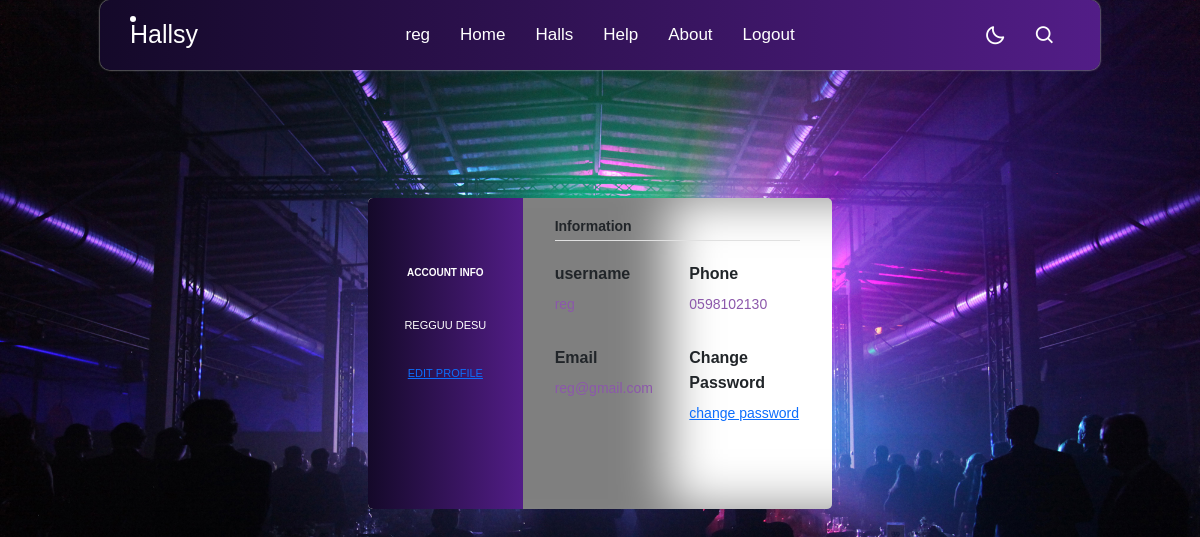
The app's page /profile (signed in) with its own data.
### login_app/models.py (models this page shows)
class User(models.Model):
    username = models.CharField(max_length=45)
    first_name = models.CharField(max_length=45)
    last_name = models.CharField(max_length=45)
    email = models.EmailField(max_length=254)
    password = models.CharField(max_length=255)
    phone = models.CharField(max_length=10, default=0000000000)
    created_at = models.DateTimeField(auto_now_add=True)
    updated_at = models.DateTimeField(auto_now=True)
    objects = Validator()

### halls_app/views.py (the view)
# urls.py: path('profile', views.profile),
def profile(request):
    context = {
        "user": models.get_user_session(request),
    }
    return render(request, 'user/profile.html', context)

### halls_app/models.py (called while the page is built)
def get_user_session(request):
    return User.objects.get(id=request.session['userid'])

### halls_app/templates/user/profile.html (shortened to what this page needs)
<!DOCTYPE html>
<html>
  <head>
    <link
      href="https://unpkg.com/boxicons@2.1.4/css/boxicons.min.css"
      rel="stylesheet"
    />
    {% load static %}
    <link
      href="https://cdn.jsdelivr.net/npm/bootstrap@5.3.0/dist/css/bootstrap.min.css"
      rel="stylesheet"
    />
    <link rel="stylesheet" href="{% static 'profile/style.css' %}" />
  </head>
<body>
    <nav>
      <div class="nav-bar">
        <span class="logo navLogo"><a href="">Hallsy</a></span>
        <div class="menu">
          <ul class="nav-links">
            <li><a href="/profile">{{user.username}}</a></li>
            <li><a href="/cities">Home</a></li>
            <li><a href="/halls">Halls</a></li>
            <li><a href="/help">Help</a></li>
            <li><a href="/about">About</a></li>
            <li><a href="/logout_user">Logout</a></li>
          </ul>
        </div>
        <div class="darkLight-searchBox">
          <div class="drak-light">
            <i class="bx bx-moon moon"></i>
          </div>
          <div class="searchBox">
            <div class="searchToggle">
              <i class="bx bx-search search"></i>
            </div>
          </div>
        </div>
      </div>
    </nav>
 <div class="page-content page-container" id="page-content">
 <div class="padding">
        <div class="row container d-flex justify-content-center">
<div class="col-xl-6 col-md-12">
 <div class="card user-card-full">
     <div class="row m-l-0 m-r-0">
         <div class="col-sm-4 bg-c-lite-green user-profile">
             <div class="card-block text-center text-white">
                 <h6 class="f-w-600">Account Info</h6>
                 <br>
                 {{user.first_name}} {{user.last_name}}
                 <br><br><a href="/edit_profile">Edit profile</a>
             </div>
         </div>
         <div class="col-sm-8">
             <div class="card-block">
                 <h6 class="m-b-20 p-b-5 b-b-default f-w-600">Information</h6>
                 <div class="row">
                     <div class="col-sm-6">
                        <p class="m-b-10 f-w-600">username</p>
                        <h6 class="text-muted f-w-400">{{user.username}}</h6>
                    </div>
                    <div class="col-sm-6">
                        <p class="m-b-10 f-w-600">Phone</p>
                        <h6 class="text-muted f-w-400">{{user.phone}}</h6>
                    </div>
                </div><br>
                <div class="row">
                    <div class="col-sm-6">
                        <p class="m-b-10 f-w-600">Email</p>
                        <h6 class="text-muted f-w-400">{{user.email}}</h6>
                     </div>
                     <div class="col-sm-6">
                        <p class="m-b-10 f-w-600">Change Password</p>
                        <h6 class="text-muted f-w-400"><a href="/change_password">change password</a></h6>
                     </div>
                 </div>
                 <ul class="social-link list-unstyled m-t-40 m-b-10">
                     <li><a href="#!" data-toggle="tooltip" data-placement="bottom" title="" data-original-title="facebook" data-abc="true"></a></li>
                     <li><a href="#!" data-toggle="tooltip" data-placement="bottom" title="" data-original-title="twitter" data-abc="true"></a></li>
                     <li><a href="#!" data-toggle="tooltip" data-placement="bottom" title="" data-original-title="instagram" data-abc="true"></a></li>
                 </ul>
             </div>
         </div>
     </div>
 </div>
</div>
 </div>
    </div>
</div>
</body>
</html>

### halls_app/static/profile/style.css (style rules this page uses)
body { background-image: url("4.jpg"); background-size: cover; background-repeat: no-repeat; }
.padding { padding: 3rem !important }
.user-card-full { overflow: hidden; }
.card { border-radius: 5px; -webkit-box-shadow: 0 1px 20px 0 rgba(69,90,100,0.08); box-shadow: 0 1px 20px 0 rgba(69,90,100,0.08); border: none; margin-bottom: 30px; }
.m-r-0 { margin-right: 0px; }
.m-l-0 { margin-left: 0px; }
.user-card-full .user-profile { border-radius: 5px 0 0 5px; }
.bg-c-lite-green { background: -webkit-gradient(linear, left top, right top, from(#140929), to(#521d87)); }
.user-profile { padding: 20px 0; color: #2d114f; font-variant-caps: all-small-caps; }
.card-block { padding: 1.25rem; }
h6 { font-size: 14px; }
.card .card-block p { line-height: 25px; }
.b-b-default { border-bottom: 1px solid #e0e0e0; }
.m-b-20 { margin-bottom: 20px; }
.p-b-5 { padding-bottom: 5px !important; }
.m-b-10 { margin-bottom: 10px; }
.text-muted { color: #8c58ab !important; }
.f-w-600 { font-weight: 600; }
.m-t-40 { margin-top: 20px; }
.user-card-full .social-link li { display: inline-block; }
* { margin: 0; padding: 0; box-sizing: border-box; font-family: 'Poppins', sans-serif; }
:root { --body-color:#E4E9F7; --nav-color:#4070F4; --side-nav:#010718; --text-color:#FFF; --search-bar:#F2F2F2; --search-text:#010718; }
body { height: 100vh; background-color: var(--body-color); }
nav { position: fixed; top: 0; left: 0; height: 70px; width: 100%; }
nav .nav-bar { box-shadow: 0px 0px 2px 0px white; border-radius: 10px; position: relative; height: 100%; max-width: 1000px; width: 100%; background: -webkit-gradient(linear, left top, right top, from(#140929), to(#521d87)); margin: 0 auto; padding: 0 30px; display:flex; align-items: center; justify-content: space-between; }
nav .nav-bar .logo a { font-size: 25px; font-weight: 500; color: var(--text-color); text-decoration: none; }
.nav-bar .nav-links { display: flex; align-items: center; margin: 10px; }
.nav-bar .nav-links li { margin: 0 5px; list-style: none; }
.nav-links li a { position: relative; font-size: 17px; font-weight: 400; color: var(--text-color); text-decoration: none; padding: 10px; }
.nav-bar .logo a::before { content: ''; position: absolute; height: 6PX; width: 6PX; border-radius: 50%; background-color: var(--text-color); }
.nav-links li a::before { content: ''; position: absolute; left: 50%; bottom: 0; transform: translateX(50%); height: 6PX; width: 6PX; border-radius: 50%; background-color: var(--text-color); opacity: 0; transition: all 0.3s ease; }
.nav-bar .darkLight-searchBox { display: flex; align-items: center; }
.darkLight-searchBox .drak-light, .darkLight-searchBox .searchToggle { height: 40px; width: 40px; display: flex; align-items: center; justify-content: center; margin: 0 5px; }
.drak-light i, .searchToggle i { position: absolute; color: var(--text-color); font-size: 22px; cursor: pointer; transition: all 0.3s ease; }
.searchBox { position: relative; }
.container { max-width: 1000px; margin: 100px auto; display: flex; flex-wrap: wrap; justify-content: space-around; }
.card { position: relative; margin-top: 50px; margin-bottom: -30px; background: #fff; transform-style: preserve-3d; transform:perspective(2000px); transition: 1s; box-shadow: inset 300px 0 50px rgba(0, 0,0,.5); }

### records on screen
User: username "reg", first_name "regguu", last_name "desu", phone "0598102130", email "reg@gmail.com"
